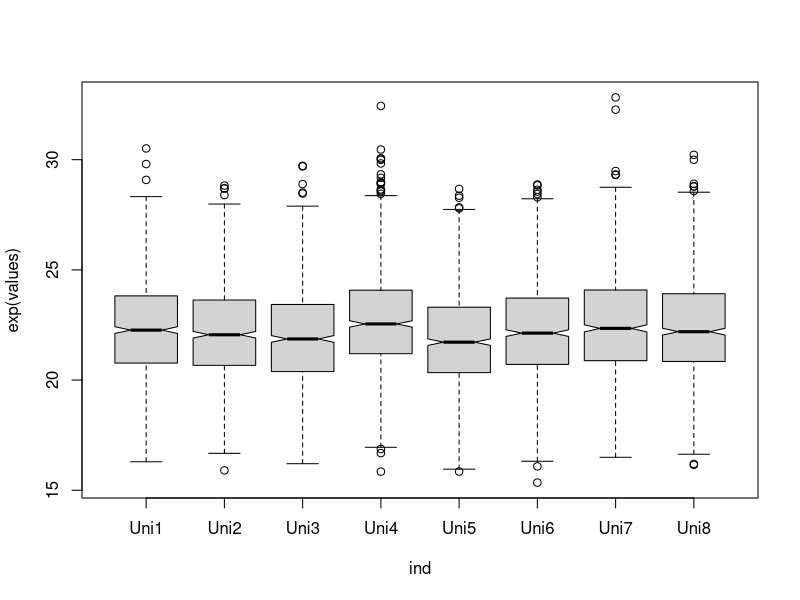

Source code (R):
##########From Darren Wilkinson's research blog#############
#Generate the data
set.seed(1)
Z=matrix(rnorm(1000*8,3.1,0.1),nrow=8)
RE=rnorm(8,0,0.01)
X=t(Z+RE)
colnames(X)=paste("Uni",1:8,sep="")
Data=stack(data.frame(X))
boxplot(exp(values)~ind,data=Data,notch=TRUE)

####################